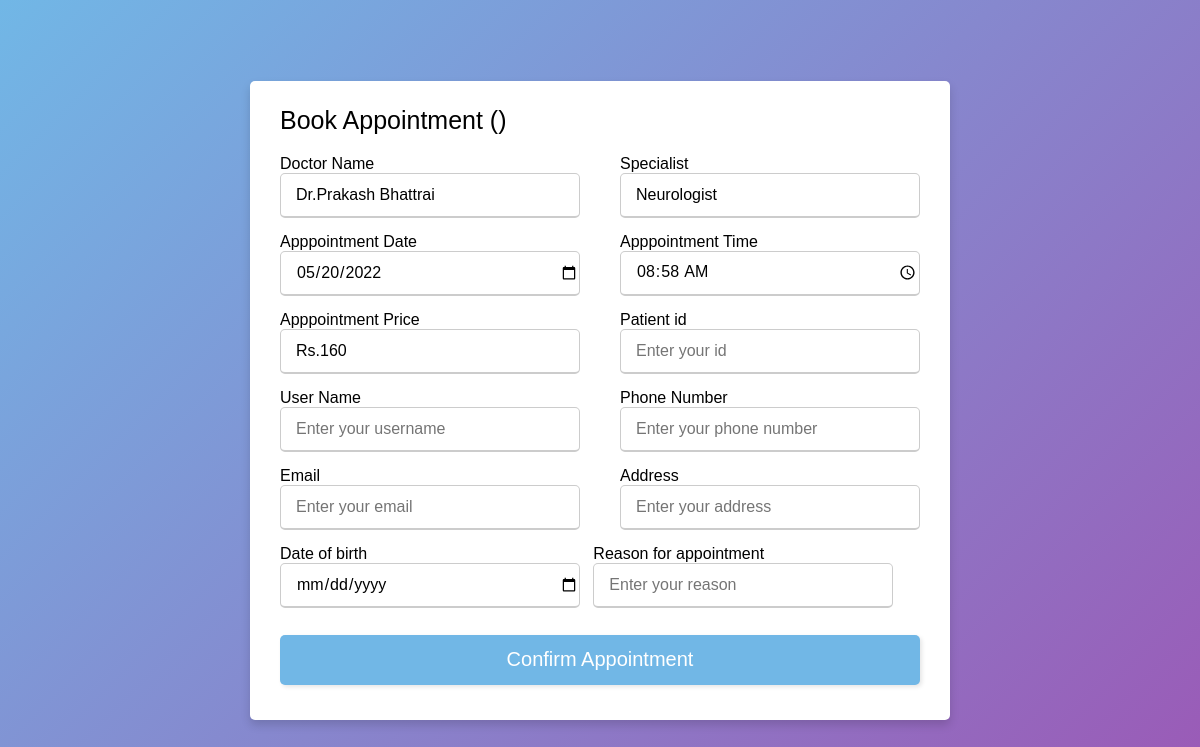
/patient_book_appoint.php?id=2, run on the app's committed database.
### tables this page shows
CREATE TABLE `doctor_schedule` (
  `schedule_id` int(3) NOT NULL,
  `d_id` int(3) NOT NULL,
  `doctorname` varchar(40) NOT NULL,
  `gender` varchar(10) NOT NULL,
  `specialist` varchar(30) NOT NULL,
  `appointmentdate` date NOT NULL,
  `appointmenttime` time NOT NULL,
  `appointmentprice` varchar(10) NOT NULL
);

### patient_book_appoint.php (the view, shortened to what this page needs)
<?php
$id = isset($_GET['id']) ? $_GET['id'] : "";
?>
<?php
include "connect.php";
$selectquery = "SELECT * FROM doctor_schedule WHERE d_id = $id ";
$query = mysqli_query($con,$selectquery );
while($result = mysqli_fetch_assoc($query)){
        $doctorname     = $result["doctorname"];
        $specialist = $result["specialist"];
        $date     = $result["appointmentdate"];
        $time     = $result["appointmenttime"];
        $price = $result["appointmentprice"];
    }
    ?>
<!DOCTYPE html>
<head>
  <link rel="stylesheet" href="register.css">
</head>
<body>
  <div class="container">
    <div class="title">Book Appointment
    (<?php echo  $_SESSION['username']; ?>)
    </div>
    <div class="content">
      <form id="form1" action="" method="post">
        <div class="user-details">
     <div class="input-box">
            <label for="doctorName" class="details">Doctor Name</label>
            <input type="text" id="txtDoctorName" class="form-control" placeholder="Enter your name" name="dname" value="<?php echo $doctorname; ?>" >
          </div>
          <div class="input-box">
            <label for="speciality" class="details">Specialist</label>
            <input type="text" id="txtSpecialist" class="form-control" placeholder="Enter your speciality" name="specialist"  value="<?php echo $specialist; ?>" >
        </div>
        <div class="input-box">
            <label for="date" class="details">Apppointment Date</label>
            <input type="date" id="txtDate" class="form-control" placeholder="Enter appointment date" name="appointmentdate" value="<?php echo $date; ?>" >
        </div>
        <div class="input-box">
            <label for="time" class="details">Apppointment Time</label>
            <input type="time" id="txtTime" class="form-control" placeholder="Enter appointment time" name="appointmenttime" value="<?php echo $time; ?>">
        </div>
        <div class="input-box">
            <label for="price" class="details">Apppointment Price</label>
            <input type="text" id="txtPrice" class="form-control" placeholder="Enter your appointment price" name="price" value="<?php echo $price; ?>"   >
        </div>
<?php
$currentUser = $_SESSION['username'];
$selectquery = " select * from patient where username = '$currentUser'";
$query = mysqli_query($con, $selectquery);
$result = mysqli_fetch_assoc($query);
?>
 <div class="input-box">
            <label for="patient id" class="details">Patient id</label>
            <input type="number" id="txtPatientId" class="form-control" placeholder="Enter your id" name="pid" value="<?php echo $result['id']; ?>" >
          </div>
          <div class="input-box">
            <label for="userName" class="details">User Name</label>
            <input type="text" id="txtUserName" class="form-control" placeholder="Enter your username" name="pname" value="<?php echo $result['username']; ?>" >
          </div>
          <div class="input-box">
            <label for="phone" class="details">Phone Number</label>
            <input type="phone" id="txtPhone" class="form-control" placeholder="Enter your phone number" name="pcontact" value="<?php echo $result['phone']; ?>">
          </div>
          <div class="input-box">
            <label for="email" class="details">Email</label>
            <input type="email" id="txtEmail" class="form-control" placeholder="Enter your email" name="email" value="<?php echo $result['email']; ?>">
          </div>
          <div class="input-box">
            <label for="address" class="details">Address</label>
            <input type="text" id="txtAddress" class="form-control" placeholder="Enter your address" name="address" value="<?php echo $result['address']; ?>">
          </div>
          <div class="input-box">
          <label for="dateOfBirth" class="details">Date of birth</label>
              <input type="date" id="txtDateOfBirth" class="form-control" placeholder="mm / dd / yyyy" name="dateOfBirth" value="<?php echo $result['dateOfBirth']; ?>" >
          </div>
          <div class="input-box">
            <label for="userName" class="details">Reason for appointment</label>
            <input type="text" id="txtUserName" class="form-control" placeholder="Enter your reason" name="preason" >
          </div>
            <br><br>
        </div>
        <div class="input-box button">
          <button type="submit" class="btn btn-primary" name="submit">Confirm Appointment</button>
        </div>
    </div>
  </div>
</body>
</html>

### register.css (style rules this page uses)
* { margin: 0; padding: 0; box-sizing: border-box; font-family: 'Poppins',sans-serif; }
body { height: 100vh; display: flex; justify-content: center; align-items: center; padding: 10px; background: linear-gradient(135deg, #71b7e6, #9b59b6); }
.container { max-width: 700px; width: 100%; background-color: #fff; padding: 25px 30px; border-radius: 5px; box-shadow: 0 5px 10px rgba(0,0,0,0.15); }
.container .title { font-size: 25px; font-weight: 500; position: relative; }
.content form .user-details { display: flex; flex-wrap: wrap; justify-content: space-between; margin: 20px 0 12px 0; }
form .user-details .input-box { margin-bottom: 15px; width: calc(100% / 2 - 20px); }
.user-details .input-box input { height: 45px; width: 100%; outline: none; font-size: 16px; border-radius: 5px; padding-left: 15px; border: 1px solid #ccc; border-bottom-width: 2px; transition: all 0.3s ease; }
form button { height: 50px; width: 100%; color: #fff; background: #71b7e6; border-radius: 5px; border: none; font-size: 20px; margin-bottom: 10px; cursor: pointer; box-shadow: 2px 2px 4px rgba(0,0,0,0.1); transition: all 0.1s ease; }

### data on the page
doctor_schedule: dname "Dr.Prakash Bhattrai", specialist "Neurologist", appointmentdate "05/20/2022", appointmenttime "08:58:00", price "Rs.160"
